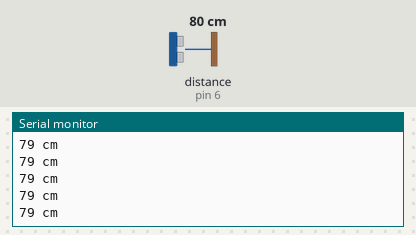
Simulated run of this sketch. Board: Arduino Uno, built with avr-gcc and run on an emulated ATmega328P. Parts: the last lines printed to the serial monitor. Wiring (inferred from the names in the program): ultrasonic range finder: trigger pin 7; echo pin 6. The test bench sets the inputs (shaded band); at power-on: distance to the obstacle (sensor on pin 6) 80 cm. The echo pulse lasts 58.3 µs per cm.

Above: at 1.2 s.
1.3 s: distance to the obstacle (sensor on pin 6) set to 2 cm
At 1.71 s:
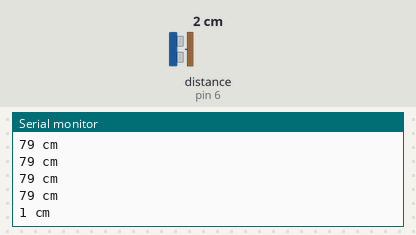
2.8 s: distance to the obstacle (sensor on pin 6) set to 4 cm
At 2.97 s:
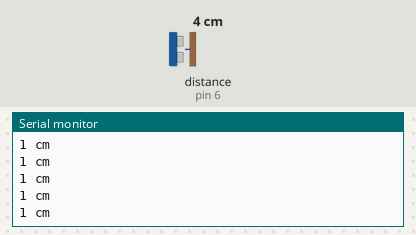
Timing chart, 0 to 5.8 s (numbered marks = the images above; inputs shaded):
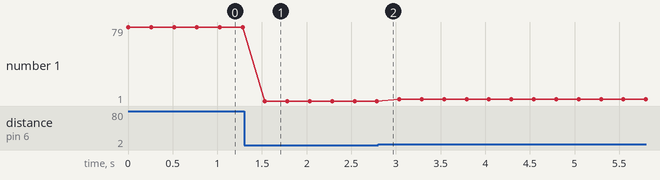

Measured:
- after the input at 1.3 s, the serial monitor: prints a new line after 0.23 s (image 1)
- plotted number 1: 79 → 1 after the input at 1.3 s, 1 → 3 after the input at 2.8 s

The sketch:

SENSOR.ino
```cpp
#define trigPin 7
#define echoPin 6

void setup() {
  Serial.begin (9600);
  pinMode(trigPin, OUTPUT);
  pinMode(echoPin, INPUT);
}

void loop() {
  long duration, distance;
  digitalWrite(trigPin, LOW);
  delayMicroseconds(2);
  digitalWrite(trigPin, HIGH);
  delayMicroseconds(10);
  digitalWrite(trigPin, LOW);
  duration = pulseIn(echoPin, HIGH);
  distance = (duration/2) / 29.1;
  Serial.print(distance);
  Serial.println(" cm");
  delay(250);
}
```
